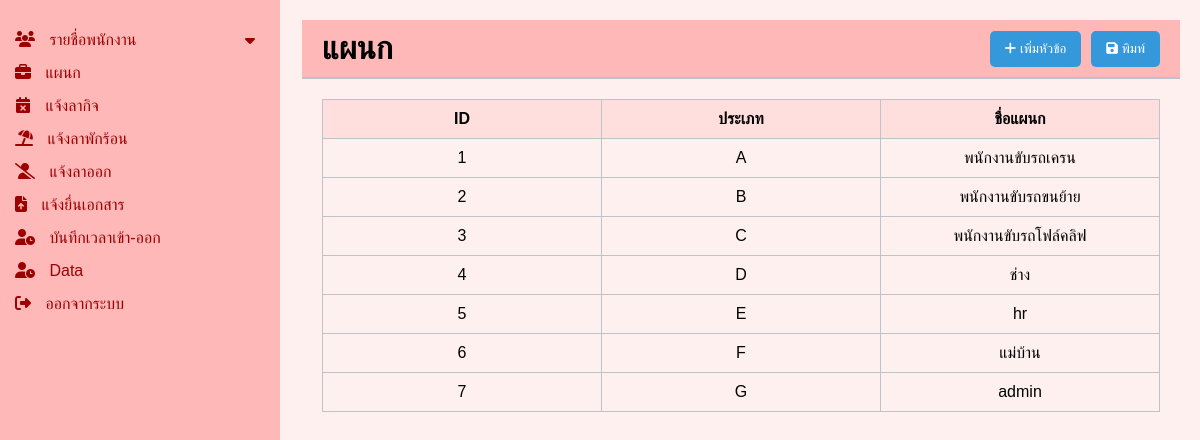
The page /backend/mainn.php on the database its author committed.
### tables this page shows
CREATE TABLE `tb_position` (
  `position_id` int(11) NOT NULL,
  `position_type` varchar(45) DEFAULT NULL,
  `position_name` varchar(45) DEFAULT NULL
);

### backend/mainn.php (the view, shortened to what this page needs)
<?php include 'sidebar.php'; ?>
<!DOCTYPE html>
<html lang="en">
<head>
    <link rel="stylesheet" href="https://cdnjs.cloudflare.com/ajax/libs/font-awesome/6.1.1/css/all.min.css">
    <link rel="stylesheet" href="css/position.css">
</head>
<body>
    <div class="container">
        <div class="main-content">
            <header>
                <h1>แผนก</h1>
                <div class="actions">
                    <button class="btn btn-add"><i class="fa fa-plus"></i> เพิ่มหัวข้อ</button>
                    <button class="btn btn-save" onclick="printPage()"><i class="fa fa-save"></i> พิมพ์</button>
            </div>
            </header>
            <div class="content">
                <table class="table">
                    <thead>
                        <tr>
                            <th scope="col">ID</th>
                            <th scope="col">ประเภท</th>
                            <th scope="col">ชื่อแผนก</th>
                        </tr>
                    </thead>
                    <tbody>
                        <?php
                        $db = new class_conn();
                        $conn = $db->connect();
                        $sql = "SELECT * FROM tb_position";
                        $result = $conn->query($sql);
                        if ($result->num_rows > 0) {
                            while ($row = $result->fetch_assoc()) {
                                echo "<tr>
                                <td>{$row['position_id']}</td>
                                <td>{$row['position_type']}</td>
                                <td>{$row['position_name']}</td>
                            </tr>";
                            }
                        }
                        ?>
                    </tbody>
                </table>
            </div>
        </div>
    </div>
</body>
</html>

### backend/css/sidebar.css (style rules this page uses)
body { font-family: Arial, sans-serif; margin: 0; padding: 0; background-color: #FFDEDE; }
.container { display: flex; height: 100vh; }
.main-content { flex: 1; padding: 20px; }
header { display: flex; justify-content: space-between; align-items: center; background-color: #ecf0f1; padding: 10px 20px; border-bottom: 2px solid #bdc3c7; }
header h1 { margin: 0; }
.actions { display: flex; }
.actions .btn { background-color: #3498db; color: white; border: none; padding: 10px 15px; margin-left: 10px; cursor: pointer; border-radius: 5px; }
.content { padding: 20px; }

### backend/css/position.css (style rules this page uses)
body { font-family: Arial, sans-serif; margin: 0; padding: 0; background-color: #FFF0F0; display: flex; }
.main-content { margin-left: 2px; padding: 20px; }
header { display: flex; justify-content: space-between; align-items: center; background-color: #FFB8B8; padding: 10px 20px; border-bottom: 2px solid #bdc3c7; }
header h1 { margin: 0; }
.actions { display: flex; }
.btn { background-color: #3498db; color: white; border: none; padding: 10px 15px; margin-left: 10px; cursor: pointer; border-radius: 5px; text-decoration: none; }
.content { padding: 20px; }
.table { width: 100%; border-collapse: collapse; margin-bottom: 20px; table-layout: fixed; }
table, th, td { border: 1px solid #bdc3c7; }
th, td { padding: 10px; text-align: center; overflow: hidden; text-overflow: ellipsis; }
th { background-color: #FFDEDE; }

### rows shown on the page
tb_position: position_id "1", position_type "A", position_name "พนักงานขับรถเครน"
tb_position: position_id "2", position_type "B", position_name "พนักงานขับรถขนย้าย"
tb_position: position_id "3", position_type "C", position_name "พนักงานขับรถโฟล์คลิฟ"
tb_position: position_id "4", position_type "D", position_name "ช่าง"
tb_position: position_id "5", position_type "E", position_name "hr"
tb_position: position_id "6", position_type "F", position_name "แม่บ้าน"
tb_position: position_id "7", position_type "G", position_name "admin"
